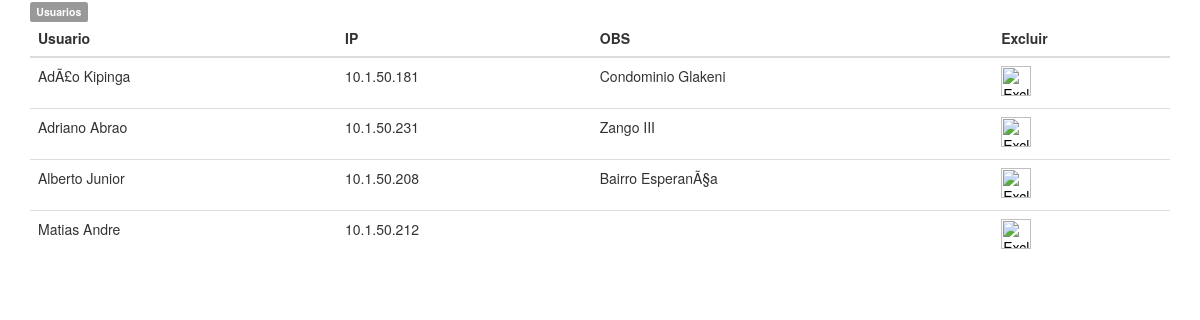
/usuarios_cadastrados.php, run on the app's committed database.
### tables this page shows
CREATE TABLE `usuario_log` (
  `idusuariolog` int(11) NOT NULL AUTO_INCREMENT,
  `usuariolog` varchar(20) NOT NULL,
  `ipusuariolog` varchar(20) NOT NULL,
  `obs` text,
  PRIMARY KEY (`idusuariolog`)
);

### usuarios_cadastrados.php (the view, shortened to what this page needs)
<?php
$sqlselecionausuariolog = "SELECT * FROM `usuario_log` ORDER BY  `usuariolog` ASC ";
$queryselecionausuariolog = mysql_query($sqlselecionausuariolog) or die ("erro ao localizar usuario do log");
?>
<!DOCTYPE html>
<html lang="en">
<head>
	<link href="css/bootstrap.min.css" rel="stylesheet">
	<link href="css/style.css" rel="stylesheet">
</head>
<body>
<div class="container">
	<div class="row clearfix">
		<div class="col-md-12 column">
			 <span class="label label-default">Usuarios</span>
			<table class="table">
                            <thead>
					<tr>
						<th>
							Usuario
						</th>
						<th>
							IP
						</th>
						<th>
							OBS
						</th>
						<th>
							Excluir
						</th>
					</tr>
				</thead>
				<tbody>
                                    <?php
       while ($row_rsselecionausuariolog = mysql_fetch_assoc($queryselecionausuariolog)){
?>
					<tr>
						<td>
							<?php echo  $row_rsselecionausuariolog['usuariolog']?>
						</td>
						<td>
							<?php echo  $row_rsselecionausuariolog['ipusuariolog']?>
						</td>
						<td>
							<?php echo  $row_rsselecionausuariolog['obs']?>
						</td>
						<td>
                                                        <a href="javascript:func()" onclick="confirmacao('<?php echo $row_rsselecionausuariolog['idusuariolog']?>')"><input type="image"src="/site/images/delete.gif" width="30" height="30" name="Submit3" value="Excluir"></a>
						</td>
					</tr>
                                         <?php
                    }
        ?>
				</tbody>
			</table>
		</div>
	</div>
</div>
</body>
</html>

### data on the page
usuario_log: usuariolog "AdÃ£o Kipinga", ipusuariolog "10.1.50.181", obs "Condominio Glakeni"
usuario_log: usuariolog "Adriano Abrao", ipusuariolog "10.1.50.231", obs "Zango III"
usuario_log: usuariolog "Alberto Junior", ipusuariolog "10.1.50.208", obs "Bairro EsperanÃ§a"
usuario_log: usuariolog "Matias Andre", ipusuariolog "10.1.50.212"
